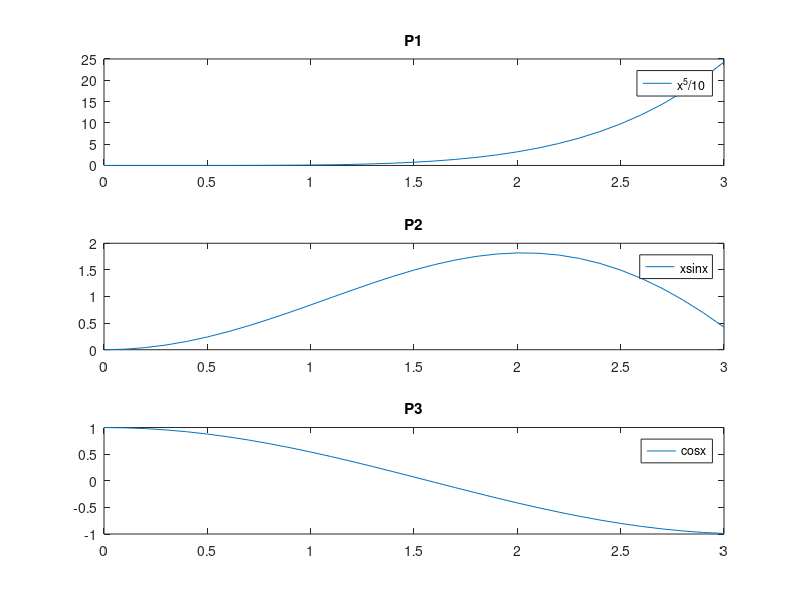

Recreate this plot in MATLAB.
% write an interval : x=lower bound: step size : upper bound
x = 0:0.1:3;
y1 = x.^5 / 10;
y2 = x .* sin(x);
y3 = cos(x);

%plot them with different line styles and colors
plot(x,y1);
% hold on retains the plot so that new plots dont't delete the existing one
hold on;
plot(x,y2,'r--');
hold on;
plot(x,y3,'b:');
% add title
title('P2_part 1');
% add legend
legend('x^5/10','xsin(x)','cos(x)');

%part 2: plot them in different pictures, but the same window
%subplot(m,n,p) - divides in m by n grid and plots in pos p
subplot(3,1,1);
plot(x, y1);
title('P1');
legend('x^5/10');

subplot(3, 1, 2);
plot(x, y2);
title('P2');
legend('xsinx');

subplot(3, 1, 3);
plot(x, y3);
title('P3');
legend('cosx');

